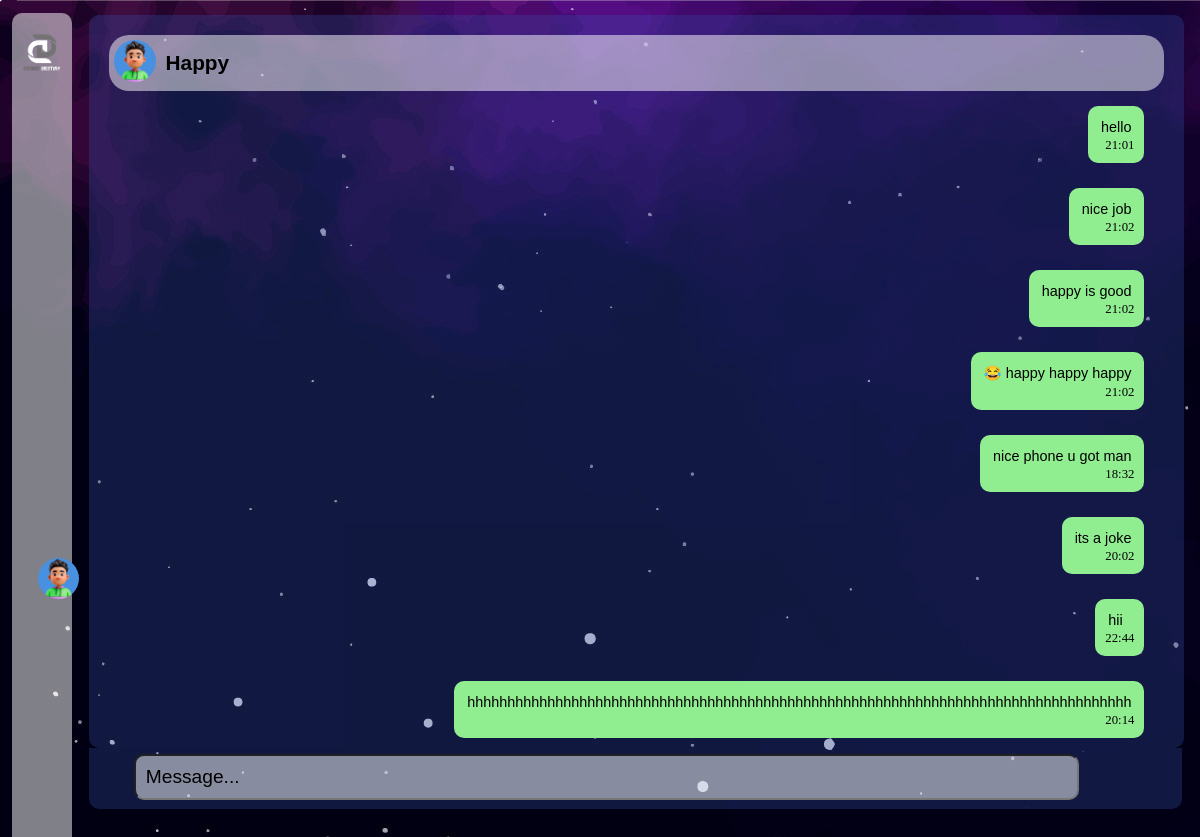
The app's page /chat.php, older data.
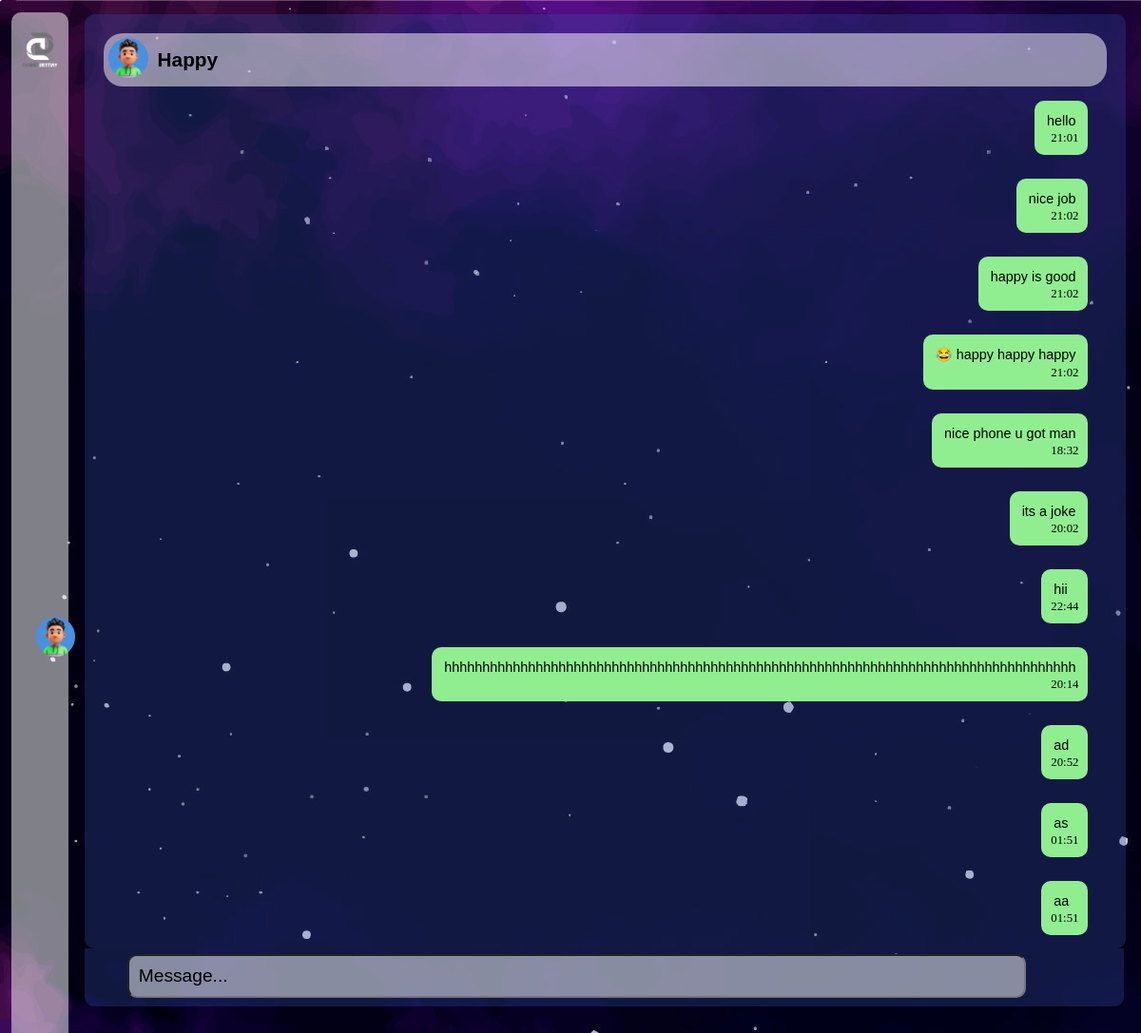
The same page, newer data.
### tables this page shows
CREATE TABLE "chat" (
	"username"	TEXT NOT NULL,
	"message"	TEXT
, "date"	TEXT);

### chat.php (the view, shortened to what this page needs)
<!DOCTYPE html>
<html lang="en">
<head>
    <link rel="stylesheet" type="text/css" href="chat.css">
</head>
<body style="background:url('img/bg.jpg');">
    <div class="main-con">
        <div class="side-bar">
            <div class="logo-con">
                <img class="logo" src="img/logo.png" alt="logo">
            </div>
            <div class="elements">
            </div>
            <div class="profile-con">
                <a class="anchor ele" href="#"><i class="fi fi-rr-bell ele noti"></i></a>
                <a class="anchor" href="#"><img class="profile_img" src="img/profile.jpg" alt="profile-img"></a>
            </div>
        </div>
        <div class="all-con">
            <div id="message-con">
                <div class="nav">
                    <a href="chat.php"><img src="img/profile.jpg" alt="profile_pic"></a>
                    <?php
                    $name = "Happy";
                    echo '<li id="name">' . $name . '</li>';
                    ?>
                </div>
                <?php
                try {
                    $pdo = new PDO("sqlite:celestial_connections.db");
                    $query2 = $pdo->prepare('SELECT message, date FROM chat WHERE username = :username');
                    $query2->bindValue(':username', $name, PDO::PARAM_STR);
                    $query2->execute();
                    $messages = $query2->fetchAll(PDO::FETCH_ASSOC);
                } catch (PDOException $e) {
                    echo "Error: " . $e->getMessage();
                }
                if ($messages) {
                    foreach ($messages as $message) {
                        echo '<div class="message">';
                        echo '<p class="main_message">' . htmlspecialchars($message['message']) . '</p>';
                        echo '<label class="time">' . htmlspecialchars($message['date']) . '</label>';
                        echo '</div>';
                    }
                } else {
                }
                ?>
            </div>
            <div class="send-con">
                <div class="logos">
                    <i class="fi fi-rr-smile logo2" onclick="show_emojis()"></i>
                    <input onclick="disappear()" id="in" name="message" type="text" value="Message..."
                        onkeydown="message_send(event)">
                    <i class="fi fi-rs-rocket-lunch logo2 send_btn" id="send" onclick="send()"></i>
                </div>
            </div>
        </div>
    </div>
</body>
</html>

### chat.css (style rules this page uses)
body { margin: 0; width: 100%; }
.main-con { display: flex; overflow-y: hidden; }
.side-bar { width: 5%; background-color: rgba(255, 255, 255, 0.5); height: 95vh; margin-top: 13px; border-radius: 10px; margin-left: 12px; position: sticky; top: 0; }
.logo-con { height: 30vh; }
.logo { width: 100%; margin-top: 10px; }
.elements { display: flex; flex-direction: column; }
.ele { font-size: 1.5rem; margin-top: 20px; height: 55px; }
.anchor { text-decoration: none; color: white; margin: auto; }
.profile-con { margin-top: 95px; }
.profile_img { margin-top: 20px; width: 70%; margin-left: 8.5px; border-radius: 50px; }
.all-con { width: 93%; margin-left: 17px; }
.nav { position: relative; top: 10px; display: flex; font-family: sans-serif; align-items: center; background-color: rgba(255, 255, 255, 0.5); margin: 0px; padding: 5px; border-radius: 20px; }
.nav a { text-decoration: none; color: white; width: 4%; }
.nav img { width: 100%; border-radius: 100px; }
.nav li { list-style: none; font-weight: bold; font-size: 1.3rem; margin-left: 10px; }
#message-con { margin-top: 15px; padding-left: 20px; padding-right: 20px; padding-top: 10px; border-radius: 10px; width: 95%; height: 82vh; background-color: rgba(54, 82, 173, 0.3); overflow-y: scroll; }
#in { width: 85%; position: relative; top: 6px; padding-left: 10px; margin-left: 20px; font-size: 1.2rem; height: 40px; border-radius: 10px; color: black; background-color: rgba(255, 255, 255, 0.5); }
.send-con { position: sticky; bottom: 0; }
.logo2 { font-size: 2rem; margin-left: 15px; position: relative; top: 8px; color: white; cursor: pointer; padding: 5px; height: 0px; }
.logos { padding-bottom: 15px; border-bottom-left-radius: 10px; border-bottom-right-radius: 10px; width: 98.4%; background-color: rgba(54, 82, 173, 0.3); display: flex; }
.message { margin-left: auto; display: flex; flex-direction: column; background-color: lightgreen; color: black; padding: 10px; max-width: fit-content; border-radius: 10px; margin-top: 25px; margin-right: 20px; margin-bottom: 25px; }
.main_message { margin: 3px; font-family: sans-serif; font-size: 0.9rem; }
.time { margin-left: auto; font-size: 0.8rem; }

Row changes from the older to the newer data that the page shows:
added chat: message "ad", date "20:52"
added chat: message "as", date "01:51"
added chat: message "aa", date "01:51"
